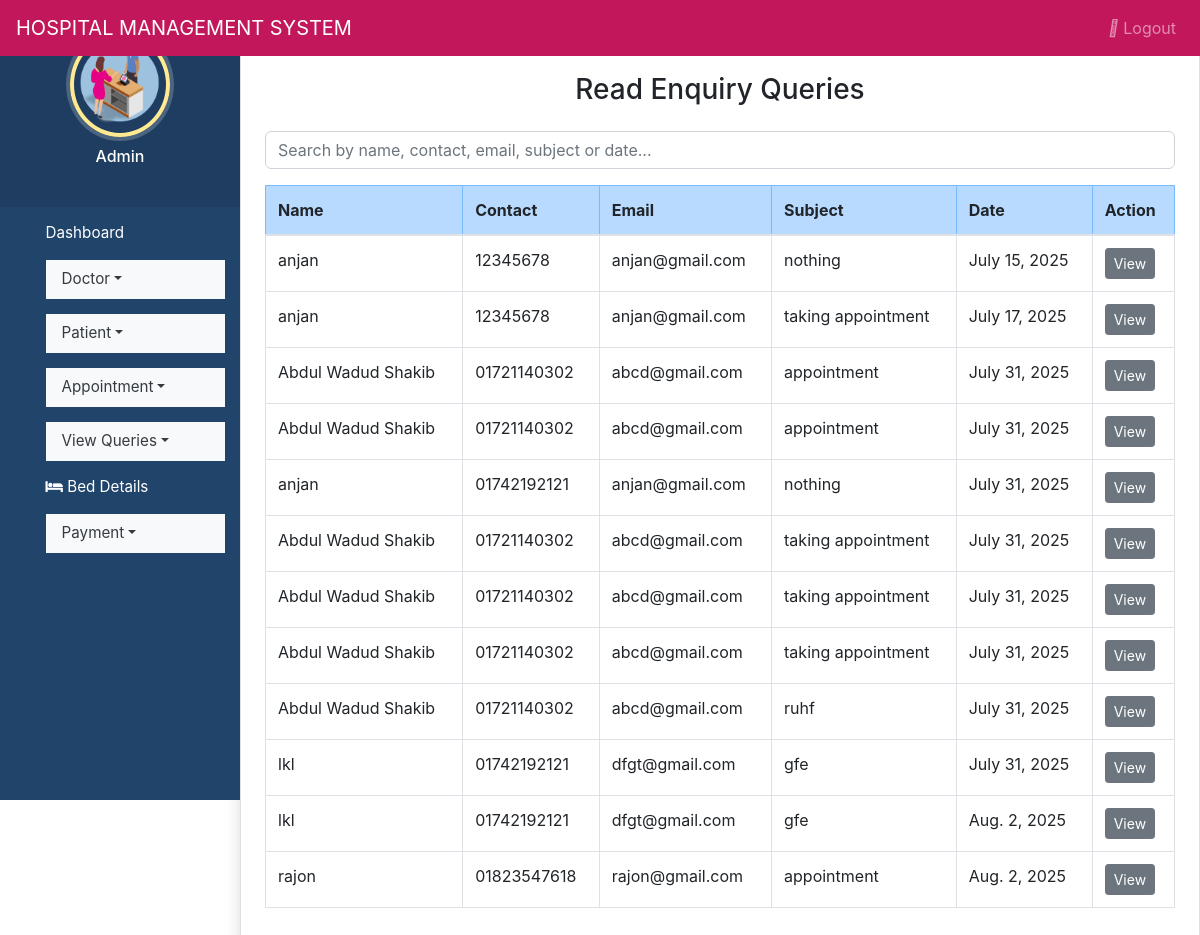
Screenshot of /read_queries (signed in) with the database file from the repository.
### hospitals/models.py (models this page shows, shortened)
class Contact(models.Model):
    name = models.CharField(max_length=100, null=True)
    contact = models.CharField(max_length=15, null=True)
    email = models.CharField(max_length=50, null=True)
    subject = models.CharField(max_length=100, null=True)
    message = models.CharField(max_length=300, null=True)
    msgdate = models.DateField(null=True)
    isread = models.CharField(max_length=10,null=True)

### hospitals/views.py (the view)
# urls.py: path('read_queries', read_queries, name='read_queries'),
def read_queries(request):
    if not request.user.is_authenticated:
        return redirect('login')
    contacts = Contact.objects.filter(isread="yes")
    return render(request, 'read_queries.html', {'contacts': contacts})

### hospitals/templates/read_queries.html (shortened to what this page needs)
{% extends 'admin_nav.html' %}
{% block content %}
<div class="container mt-5 card shadow p-4">
  <h3 class="text-center mb-4">Read Enquiry Queries</h3>
  <div class="mb-3">
    <input
      type="text"
      id="searchInput"
      class="form-control"
      placeholder="Search by name, contact, email, subject or date..."
      aria-label="Search enquiries"
    >
  </div>
  <table class="table table-bordered table-hover">
    <thead class="table-primary">
      <tr>
        <th>Name</th>
        <th>Contact</th>
        <th>Email</th>
        <th>Subject</th>
        <th>Date</th>
        <th>Action</th>
      </tr>
    </thead>
    <tbody id="contactTableBody">
      {% for contact in contacts %}
        <tr>
          <td>{{ contact.name }}</td>
          <td>{{ contact.contact }}</td>
          <td>{{ contact.email }}</td>
          <td>{{ contact.subject }}</td>
          <td>{{ contact.msgdate }}</td>
          <td>
            <a href="{% url 'view_query' contact.id %}" class="btn btn-secondary btn-sm">View</a>
          </td>
        </tr>
      {% empty %}
        <tr>
          <td colspan="6" class="text-center">No read queries.</td>
        </tr>
      {% endfor %}
    </tbody>
  </table>
</div>
{% endblock %}

### hospitals/static/style.css (style rules this page uses)
body { padding-left: 240px; }

### hospitals/templates/admin_nav.html (style rules this page uses)
a:link { text-decoration: none; }
a { color: white; }
body { padding-left: 240px; }

### hospitals/templates/read_queries.html (style rules this page uses)
#searchInput { border-radius: 0.375rem; border: 1px solid #ced4da; }

### rows the page displays
Contact: name "anjan", contact "12345678", email "anjan@gmail.com", subject "nothing", msgdate "July 15, 2025"
Contact: name "anjan", contact "12345678", email "anjan@gmail.com", subject "taking appointment", msgdate "July 17, 2025"
Contact: name "Abdul Wadud Shakib", contact "01721140302", email "abcd@gmail.com", subject "appointment", msgdate "July 31, 2025"
Contact: name "Abdul Wadud Shakib", contact "01721140302", email "abcd@gmail.com", subject "appointment", msgdate "July 31, 2025"
Contact: name "anjan", contact "01742192121", email "anjan@gmail.com", subject "nothing", msgdate "July 31, 2025"
Contact: name "Abdul Wadud Shakib", contact "01721140302", email "abcd@gmail.com", subject "taking appointment", msgdate "July 31, 2025"
Contact: name "Abdul Wadud Shakib", contact "01721140302", email "abcd@gmail.com", subject "taking appointment", msgdate "July 31, 2025"
Contact: name "Abdul Wadud Shakib", contact "01721140302", email "abcd@gmail.com", subject "taking appointment", msgdate "July 31, 2025"
Contact: name "Abdul Wadud Shakib", contact "01721140302", email "abcd@gmail.com", subject "ruhf", msgdate "July 31, 2025"
Contact: name "lkl", contact "01742192121", email "dfgt@gmail.com", subject "gfe", msgdate "July 31, 2025"
Contact: name "lkl", contact "01742192121", email "dfgt@gmail.com", subject "gfe", msgdate "Aug. 2, 2025"
Contact: name "rajon", contact "01823547618", email "rajon@gmail.com", subject "appointment", msgdate "Aug. 2, 2025"
